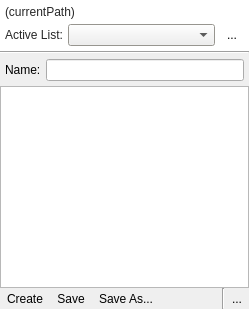
<?xml version="1.0" encoding="UTF-8"?>
<ui version="4.0">
 <class>QUPlaylistArea</class>
 <widget class="QWidget" name="QUPlaylistArea">
  <property name="geometry">
   <rect>
    <x>0</x>
    <y>0</y>
    <width>249</width>
    <height>309</height>
   </rect>
  </property>
  <property name="windowTitle">
   <string>Form</string>
  </property>
  <layout class="QVBoxLayout" name="verticalLayout_2">
   <property name="spacing">
    <number>0</number>
   </property>
   <property name="leftMargin">
    <number>0</number>
   </property>
   <property name="topMargin">
    <number>0</number>
   </property>
   <property name="rightMargin">
    <number>0</number>
   </property>
   <property name="bottomMargin">
    <number>0</number>
   </property>
   <item>
    <widget class="QFrame" name="frame_2">
     <property name="palette">
      <palette>
       <active>
        <colorrole role="WindowText">
         <brush brushstyle="SolidPattern">
          <color alpha="216">
           <red>0</red>
           <green>0</green>
           <blue>0</blue>
          </color>
         </brush>
        </colorrole>
        <colorrole role="Base">
         <brush brushstyle="SolidPattern">
          <color alpha="255">
           <red>255</red>
           <green>255</green>
           <blue>255</blue>
          </color>
         </brush>
        </colorrole>
        <colorrole role="Window">
         <brush brushstyle="SolidPattern">
          <color alpha="255">
           <red>255</red>
           <green>255</green>
           <blue>255</blue>
          </color>
         </brush>
        </colorrole>
       </active>
       <inactive>
        <colorrole role="WindowText">
         <brush brushstyle="SolidPattern">
          <color alpha="216">
           <red>0</red>
           <green>0</green>
           <blue>0</blue>
          </color>
         </brush>
        </colorrole>
        <colorrole role="Base">
         <brush brushstyle="SolidPattern">
          <color alpha="255">
           <red>255</red>
           <green>255</green>
           <blue>255</blue>
          </color>
         </brush>
        </colorrole>
        <colorrole role="Window">
         <brush brushstyle="SolidPattern">
          <color alpha="255">
           <red>255</red>
           <green>255</green>
           <blue>255</blue>
          </color>
         </brush>
        </colorrole>
       </inactive>
       <disabled>
        <colorrole role="WindowText">
         <brush brushstyle="SolidPattern">
          <color alpha="63">
           <red>0</red>
           <green>0</green>
           <blue>0</blue>
          </color>
         </brush>
        </colorrole>
        <colorrole role="Base">
         <brush brushstyle="SolidPattern">
          <color alpha="255">
           <red>255</red>
           <green>255</green>
           <blue>255</blue>
          </color>
         </brush>
        </colorrole>
        <colorrole role="Window">
         <brush brushstyle="SolidPattern">
          <color alpha="255">
           <red>255</red>
           <green>255</green>
           <blue>255</blue>
          </color>
         </brush>
        </colorrole>
       </disabled>
      </palette>
     </property>
     <property name="autoFillBackground">
      <bool>true</bool>
     </property>
     <property name="frameShape">
      <enum>QFrame::NoFrame</enum>
     </property>
     <property name="frameShadow">
      <enum>QFrame::Raised</enum>
     </property>
     <property name="lineWidth">
      <number>0</number>
     </property>
     <layout class="QVBoxLayout" name="verticalLayout">
      <property name="spacing">
       <number>5</number>
      </property>
      <property name="leftMargin">
       <number>5</number>
      </property>
      <property name="topMargin">
       <number>5</number>
      </property>
      <property name="rightMargin">
       <number>5</number>
      </property>
      <property name="bottomMargin">
       <number>5</number>
      </property>
      <item>
       <widget class="QLabel" name="playlistPathLbl">
        <property name="text">
         <string notr="true">(currentPath)</string>
        </property>
       </widget>
      </item>
      <item>
       <layout class="QHBoxLayout" name="horizontalLayout">
        <property name="spacing">
         <number>5</number>
        </property>
        <item>
         <widget class="QLabel" name="comboLbl">
          <property name="text">
           <string>Active List:</string>
          </property>
          <property name="wordWrap">
           <bool>false</bool>
          </property>
         </widget>
        </item>
        <item>
         <widget class="QComboBox" name="playlistCombo">
          <property name="sizePolicy">
           <sizepolicy hsizetype="Expanding" vsizetype="Fixed">
            <horstretch>0</horstretch>
            <verstretch>0</verstretch>
           </sizepolicy>
          </property>
          <property name="palette">
           <palette>
            <active>
             <colorrole role="Base">
              <brush brushstyle="SolidPattern">
               <color alpha="255">
                <red>255</red>
                <green>255</green>
                <blue>255</blue>
               </color>
              </brush>
             </colorrole>
             <colorrole role="Window">
              <brush brushstyle="SolidPattern">
               <color alpha="255">
                <red>212</red>
                <green>208</green>
                <blue>200</blue>
               </color>
              </brush>
             </colorrole>
            </active>
            <inactive>
             <colorrole role="Base">
              <brush brushstyle="SolidPattern">
               <color alpha="255">
                <red>255</red>
                <green>255</green>
                <blue>255</blue>
               </color>
              </brush>
             </colorrole>
             <colorrole role="Window">
              <brush brushstyle="SolidPattern">
               <color alpha="255">
                <red>212</red>
                <green>208</green>
                <blue>200</blue>
               </color>
              </brush>
             </colorrole>
            </inactive>
            <disabled>
             <colorrole role="Base">
              <brush brushstyle="SolidPattern">
               <color alpha="255">
                <red>212</red>
                <green>208</green>
                <blue>200</blue>
               </color>
              </brush>
             </colorrole>
             <colorrole role="Window">
              <brush brushstyle="SolidPattern">
               <color alpha="255">
                <red>212</red>
                <green>208</green>
                <blue>200</blue>
               </color>
              </brush>
             </colorrole>
            </disabled>
           </palette>
          </property>
          <property name="editable">
           <bool>false</bool>
          </property>
         </widget>
        </item>
        <item>
         <widget class="QToolButton" name="browseBtn">
          <property name="sizePolicy">
           <sizepolicy hsizetype="Fixed" vsizetype="Fixed">
            <horstretch>0</horstretch>
            <verstretch>0</verstretch>
           </sizepolicy>
          </property>
          <property name="sizeIncrement">
           <size>
            <width>0</width>
            <height>0</height>
           </size>
          </property>
          <property name="toolTip">
           <string>Choose playlist folder...</string>
          </property>
          <property name="text">
           <string>...</string>
          </property>
          <property name="icon">
           <iconset resource="../resources/UltraStar-Manager.qrc">
            <normaloff>:/control/folder_explore.png</normaloff>:/control/folder_explore.png</iconset>
          </property>
          <property name="autoRaise">
           <bool>true</bool>
          </property>
         </widget>
        </item>
       </layout>
      </item>
     </layout>
    </widget>
   </item>
   <item>
    <widget class="Line" name="line_2">
     <property name="orientation">
      <enum>Qt::Horizontal</enum>
     </property>
    </widget>
   </item>
   <item>
    <layout class="QHBoxLayout" name="horizontalLayout_3">
     <property name="spacing">
      <number>5</number>
     </property>
     <property name="leftMargin">
      <number>5</number>
     </property>
     <property name="topMargin">
      <number>5</number>
     </property>
     <property name="rightMargin">
      <number>5</number>
     </property>
     <property name="bottomMargin">
      <number>5</number>
     </property>
     <item>
      <widget class="QLabel" name="label_3">
       <property name="text">
        <string>Name:</string>
       </property>
      </widget>
     </item>
     <item>
      <widget class="QLineEdit" name="playlistEdit">
       <property name="toolTip">
        <string>Name</string>
       </property>
       <property name="frame">
        <bool>true</bool>
       </property>
      </widget>
     </item>
    </layout>
   </item>
   <item>
    <widget class="QUPlayList" name="playlist">
     <property name="dragDropMode">
      <enum>QAbstractItemView::InternalMove</enum>
     </property>
     <property name="selectionMode">
      <enum>QAbstractItemView::ExtendedSelection</enum>
     </property>
     <property name="selectionRectVisible">
      <bool>true</bool>
     </property>
    </widget>
   </item>
   <item>
    <layout class="QHBoxLayout" name="horizontalLayout_4">
     <property name="spacing">
      <number>0</number>
     </property>
     <property name="leftMargin">
      <number>0</number>
     </property>
     <item>
      <widget class="QToolButton" name="createPlaylistBtn">
       <property name="text">
        <string>Create</string>
       </property>
       <property name="icon">
        <iconset resource="../resources/UltraStar-Manager.qrc">
         <normaloff>:/marks/add.png</normaloff>:/marks/add.png</iconset>
       </property>
       <property name="toolButtonStyle">
        <enum>Qt::ToolButtonTextBesideIcon</enum>
       </property>
       <property name="autoRaise">
        <bool>true</bool>
       </property>
      </widget>
     </item>
     <item>
      <widget class="QToolButton" name="savePlaylistBtn">
       <property name="toolTip">
        <string>Save changes to current playlist</string>
       </property>
       <property name="text">
        <string>Save</string>
       </property>
       <property name="icon">
        <iconset resource="../resources/UltraStar-Manager.qrc">
         <normaloff>:/control/save.png</normaloff>:/control/save.png</iconset>
       </property>
       <property name="toolButtonStyle">
        <enum>Qt::ToolButtonTextBesideIcon</enum>
       </property>
       <property name="autoRaise">
        <bool>true</bool>
       </property>
      </widget>
     </item>
     <item>
      <widget class="QToolButton" name="savePlaylistAsBtn">
       <property name="toolTip">
        <string>Save current playlist with a new filename...</string>
       </property>
       <property name="text">
        <string>Save As...</string>
       </property>
       <property name="icon">
        <iconset resource="../resources/UltraStar-Manager.qrc">
         <normaloff>:/control/save_as.png</normaloff>:/control/save_as.png</iconset>
       </property>
       <property name="toolButtonStyle">
        <enum>Qt::ToolButtonTextBesideIcon</enum>
       </property>
       <property name="autoRaise">
        <bool>true</bool>
       </property>
      </widget>
     </item>
     <item>
      <spacer name="horizontalSpacer">
       <property name="orientation">
        <enum>Qt::Horizontal</enum>
       </property>
       <property name="sizeHint" stdset="0">
        <size>
         <width>40</width>
         <height>20</height>
        </size>
       </property>
      </spacer>
     </item>
     <item>
      <widget class="Line" name="line">
       <property name="orientation">
        <enum>Qt::Vertical</enum>
       </property>
      </widget>
     </item>
     <item>
      <widget class="QToolButton" name="removePlaylistBtn">
       <property name="toolTip">
        <string>Remove current playlist</string>
       </property>
       <property name="text">
        <string>...</string>
       </property>
       <property name="icon">
        <iconset resource="../resources/UltraStar-Manager.qrc">
         <normaloff>:/control/bin.png</normaloff>:/control/bin.png</iconset>
       </property>
       <property name="autoRaise">
        <bool>true</bool>
       </property>
      </widget>
     </item>
    </layout>
   </item>
  </layout>
 </widget>
 <customwidgets>
  <customwidget>
   <class>QUPlayList</class>
   <extends>QListWidget</extends>
   <header>QUPlayList.h</header>
  </customwidget>
 </customwidgets>
 <resources>
  <include location="../resources/UltraStar-Manager.qrc"/>
 </resources>
 <connections/>
</ui>
